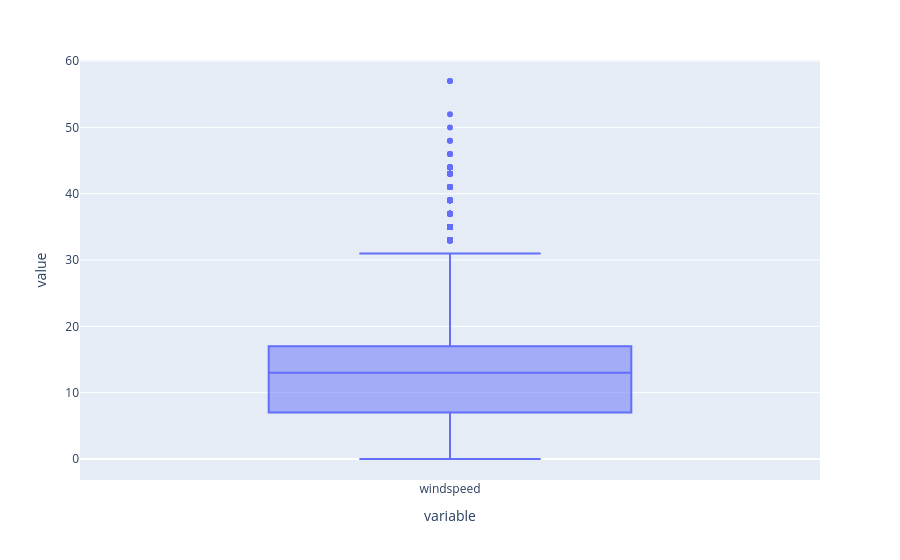

The notebook cell saved with this chart:
### Markdown cell above
Outlier removal

### Code cell
#boxplot
fig = px.box(df[["windspeed"]])
fig.show()

### Figure 1 — Plotly figure (JSON) as saved in the notebook; plotly's stock layout.template omitted (floating-point values rounded to 4 significant figures; data arrays with more than 128 entries replaced by an {"elided": "..."} marker saying what was removed)
{"data": [{"alignmentgroup": "True", "hovertemplate": "variable=%{x}<br>value=%{y}<extra></extra>", "legendgroup": "", "marker": {"color": "#636efa"}, "name": "", "notched": false, "offsetgroup": "", "orientation": "v", "showlegend": false, "type": "box", "x": {"elided": "10886 str values"}, "x0": " ", "xaxis": "x", "y": {"elided": "10886 float values"}, "y0": " ", "yaxis": "y"}], "layout": {"boxmode": "group", "legend": {"tracegroupgap": 0}, "margin": {"t": 60}, "xaxis": {"anchor": "y", "domain": [0, 1], "title": {"text": "variable"}}, "yaxis": {"anchor": "x", "domain": [0, 1], "title": {"text": "value"}}}}
